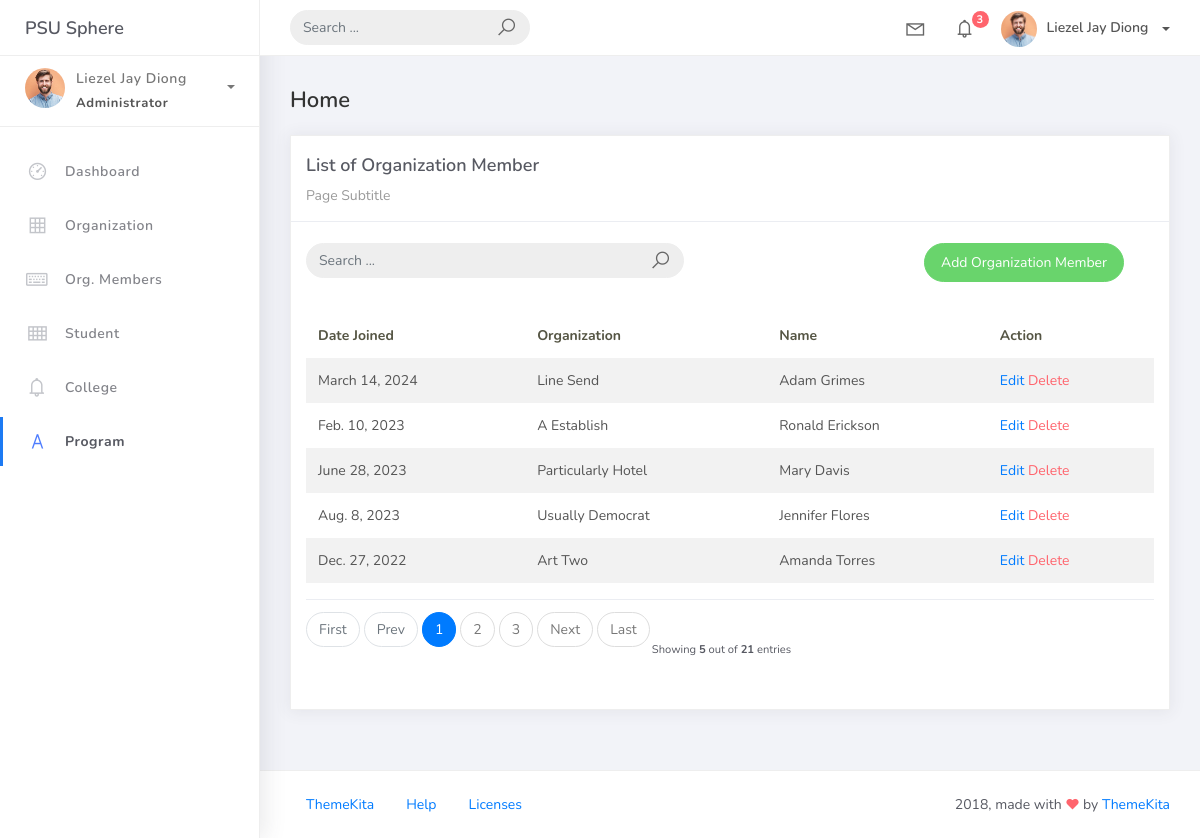
The page /orgmember_list on the database its author committed.
### studentorg/models.py (models this page shows, shortened)
class BaseModel (models.Model):
    created_at = models.DateTimeField(auto_now_add=True, db_index=True)
    updated_at = models.DateTimeField(auto_now=True)
    class Meta:
        abstract = True

class OrgMember(BaseModel):
    student=models.ForeignKey(Student, on_delete=models.CASCADE)
    organization=models.ForeignKey(Organization, on_delete=models.CASCADE)
    date_joined = models.DateField()

class Organization(BaseModel):
    name = models.CharField(max_length=250)
    college = models.ForeignKey(
        College, null=True, blank=True, on_delete=models.CASCADE)
    description = models.CharField(max_length=500)

class Student(BaseModel):
    student_id  = models.CharField(max_length=15)
    lastname = models.CharField(max_length=25)
    firstname = models.CharField(max_length=25)
    middlename = models.CharField(max_length=25, blank=True, null=True)
    program = models.ForeignKey(Program, on_delete=models.CASCADE)

### studentorg/views.py (the view)
# urls.py: path('orgmember_list', OrgMemberList.as_view(), name='orgmember-list'),
class OrgMemberList(ListView):
    model = OrgMember
    context_object_name = 'orgmember'
    template_name  = 'orgmember_list.html'
    paginate_by = 5
    def get_context_data(self, **kwargs):
        context = super().get_context_data(**kwargs)
        context['organization_list'] = Organization.objects.all()
        return context
    def get_queryset(self, *args, **kwargs):
         qs = super(OrgMemberList, self).get_queryset(*args, **kwargs)
         if self.request.GET.get("q") != None:
             query = self.request.GET.get('q')
             qs = qs = qs.filter(Q(date_joined__icontains=query) |
                           Q(organization__name__icontains=query) | Q(student__firstname__icontains=query) | Q(student__lastname__icontains=query))
         return qs

### templates/orgmember_list.html
{% extends 'base.html' %} {%load static %}  {% block content %}
<div class="content">
    <div class="container-fluid">
        <h4 class="page-title">Home</h4>
        <div class="row">
            <div class="col-md-12">
                <div class="card">
                    <div class="card-header">
                        <div class="card-title">List of Organization Member</div>
                        <div class="card-category">Page Subtitle</div>
                    </div>
                    <br />
                            <div class="col-md-12 row">
                                <div class="col-md-6">
                                    <form class="navbar-left navbar-form nav-search mr-md-3" action="{% url 'orgmember-list' %}">
                                      <div class="input-group">
                                        <input type="text" placeholder="Search ..." class="form-control" name="q" />
                                        <div class="input-group-append">
                                        <span class="input-group-text">
                                            <i class="la la-search search-icon"></i>
                                        </span>
                                        </div>
                                      </div>
                                    </form>
                                </div>
                                <div class="col-md-6">
                                    <div class="pull-right">
                                        <a href="{% url 'orgmember-add' %}" class="btn btn-success btn-rounded">Add Organization Member</a>
                                    </div>
                                </div>
                            </div>
                    <div class="card-body">
                        <table class="table table-striped mt-3">
                            <thead>
                                <tr>
                                    <th scope="col">Date Joined</th>
                                    <th scope="col">Organization</th>
                                    <th scope="col">Name</th>
                                    <th scope="col">Action</th>
                                </tr>
                            </thead>
                            <tbody>
                                {% for object in object_list %}
                                <tr>
                                    <td>{{ object.date_joined }}</td>
                                    <td>{{ object.organization.name}}</td>
                                    <td>{{ object.student.firstname }} {{ object.student.lastname }}</td>
                                    <td>
                                        <a href="orgmember_list/{{ object.id }}">Edit</a>
                                        <a href="orgmember_list/{{ object.id }}/delete" class="text-danger">Delete</a>
                                    </td>
                                </tr>
                                {% empty %}
                                <tr>
                                    <td colspan="4" style="text-align: center">
                                        <p class="text-sm font-weight-bold mb-0">No Records Found</p>
                                    </td>
                                </tr>
                                {% endfor %}
                            </tbody>
                        </table>
                        {% include 'includes/pagination.html' %}
                    </div>
                </div>
            </div>
        </div>
    </div>
</div>
{% endblock %}

### rows shown on the page
OrgMember: date_joined "March 14, 2024", organization.name "Line Send", student.firstname "Adam", student.lastname "Grimes"
OrgMember: date_joined "Feb. 10, 2023", organization.name "A Establish", student.firstname "Ronald", student.lastname "Erickson"
OrgMember: date_joined "June 28, 2023", organization.name "Particularly Hotel", student.firstname "Mary", student.lastname "Davis"
OrgMember: date_joined "Aug. 8, 2023", organization.name "Usually Democrat", student.firstname "Jennifer", student.lastname "Flores"
OrgMember: date_joined "Dec. 27, 2022", organization.name "Art Two", student.firstname "Amanda", student.lastname "Torres"

### other values the page prints
{{ page_num }} "1"
{{ page_num }} "2" "3"
{{ object_list.count }} "5"
{{ paginator.count }} "21"
